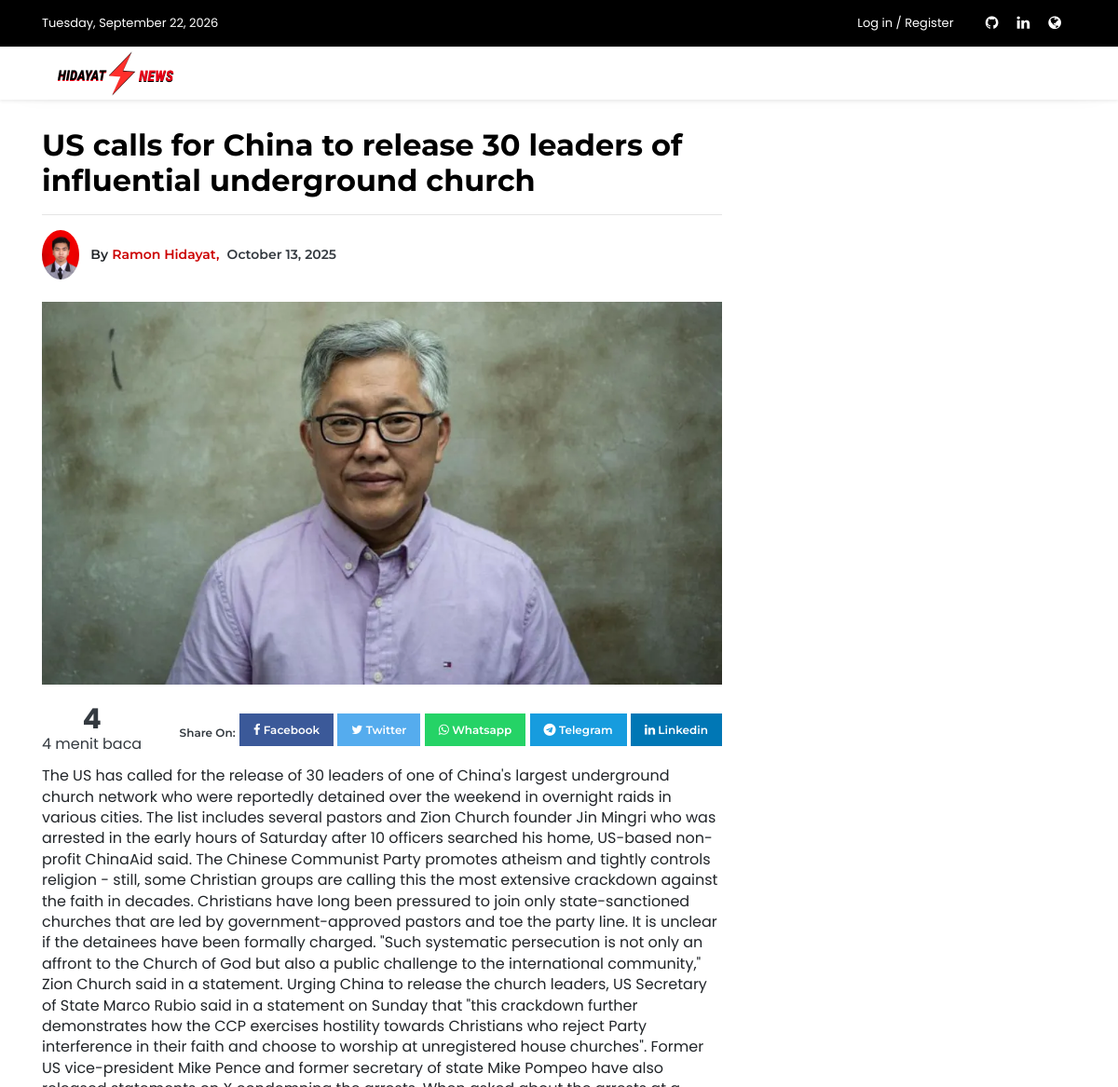
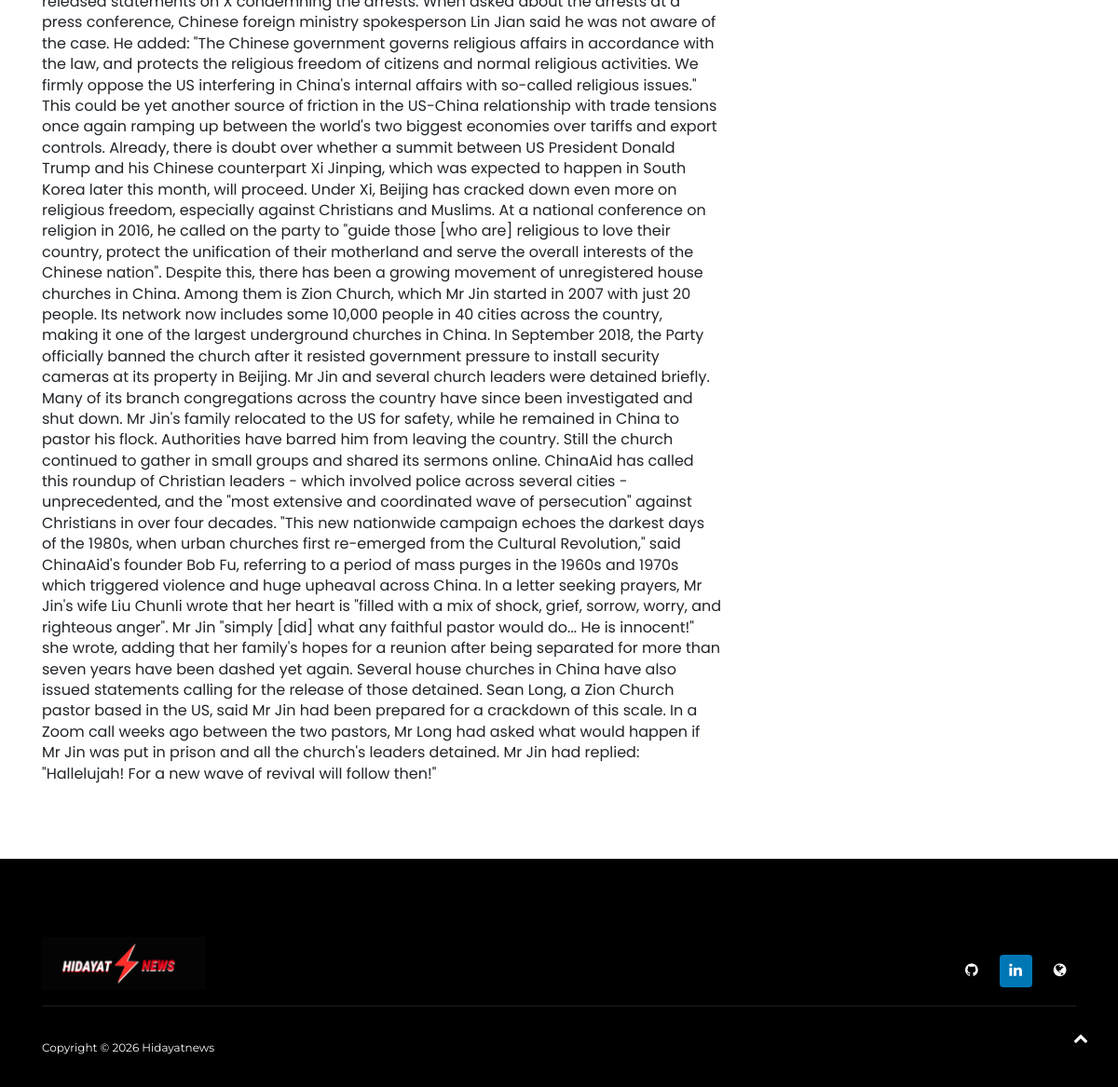
The app's page /news/us-calls-for-china-to-release-30-leaders-of-influential-underground-church with its own data (2 pictures, top to bottom).
### tables this page shows
CREATE TABLE `posts` (
  `id` int(11) UNSIGNED NOT NULL,
  `title` varchar(200) NOT NULL,
  `slug` varchar(200) NOT NULL,
  `image` varchar(255) DEFAULT NULL,
  `body` mediumtext NOT NULL,
  `status` enum('draft','published') NOT NULL DEFAULT 'draft',
  `published_at` datetime DEFAULT NULL,
  `author_id` int(11) UNSIGNED NOT NULL,
  `created_at` datetime NOT NULL DEFAULT current_timestamp(),
  `updated_at` datetime NOT NULL DEFAULT current_timestamp() ON UPDATE current_timestamp()
);

CREATE TABLE `users` (
  `id` int(11) UNSIGNED NOT NULL,
  `uuid` char(36) NOT NULL,
  `username` varchar(50) NOT NULL,
  `email` varchar(100) NOT NULL,
  `avatar` varchar(255) DEFAULT NULL,
  `password` varchar(255) NOT NULL,
  `fullname` varchar(100) NOT NULL,
  `role` enum('admin','editor') NOT NULL DEFAULT 'editor',
  `status` enum('active','inactive') NOT NULL DEFAULT 'active',
  `last_login` datetime DEFAULT NULL,
  `created_at` datetime NOT NULL DEFAULT current_timestamp(),
  `updated_at` datetime NOT NULL DEFAULT current_timestamp() ON UPDATE current_timestamp()
);

### application/controllers/Home.php (called while the page is built, shortened)
<?php
class Home extends CI_Controller {
  public function __construct() {
    $this->load->model('Post_model');
    $this->load->library('pagination');
    $this->load->helper(['url','text','app']);
  }
	public function show($slug) {
  $post = $this->Post_model->get_by_slug($slug);
  $data = [
    'post'  => $post,
		'title' => 'Hidayatnews | ' . ($post->title ?? ''),
    'meta'  => [
      'description' => character_limiter(strip_tags($post->body), 160),
      'image'       => $post->cover_image ? base_url($post->cover_image) : null,
    ],
  ];
  $this->load->view('home/show', $data);
}
}

### index.php (called while the page is built, shortened)
<?php
require_once BASEPATH.'core/CodeIgniter.php';

### application/models/Post_model.php (called while the page is built, shortened)
<?php
class Post_model extends CI_Model {
  private $table = 'posts';
  public function get_by_slug($slug) {
    return $this->db
      ->select('posts.*, posts.image as cover_image, users.fullname as author_name, users.avatar as author_avatar')
      ->from($this->table)
      ->join('users','users.id = posts.author_id','left')
      ->where(['posts.slug'=>$slug,'posts.status'=>'published'])
      ->get()->row();
  }
}

### application/helpers/app_helper.php (called while the page is built, shortened)
<?php
function reading_time($html, $wpm = 200) {
  $words = str_word_count(strip_tags($html));
  $mins  = max(1, (int)ceil($words / $wpm));
  return $mins.' menit baca';
}
function avatar_url($avatar_path) {
  if ($avatar_path && is_file(FCPATH.$avatar_path)) {
    return base_url($avatar_path);
  }
  return base_url('public/backend/images/profile-default.png');
}

### application/views/home/show.php (the view, shortened to what this page needs)
<?php
$img = function_exists('avatar_url')
  ? avatar_url($post->author_avatar ?? null)
  : base_url('public/backend/images/profile-default.png');
?>
<?php
function img_post_full($p) {
  if (!empty($p->cover_image)) return base_url($p->cover_image);
  return base_url('public/front/images/article-slide.jpg');
}
$ENC_URL   = urlencode(current_url());
$ENC_TITLE = urlencode($post->title);
$share = [
  'facebook' => "https://www.facebook.com/sharer/sharer.php?u={$ENC_URL}",
  'twitter'  => "https://twitter.com/intent/tweet?url={$ENC_URL}&text={$ENC_TITLE}",
  'wa'       => "https://wa.me/?text={$ENC_TITLE}%20{$ENC_URL}",
  'telegram' => "https://t.me/share/url?url={$ENC_URL}&text={$ENC_TITLE}",
  'linkedin' => "https://www.linkedin.com/sharing/share-offsite/?url={$ENC_URL}",
];
$read_text = reading_time($post->body);
?>
<section class="pb-80">
  <div class="container">
    <div class="row">
      <div class="col-md-8">
        <div class="wrap__article-detail">
          <div class="wrap__article-detail-title">
            <h1><?= htmlspecialchars($post->title) ?></h1>
          </div>
          <hr>
          <div class="wrap__article-detail-info">
            <ul class="list-inline">
              <li class="list-inline-item">
						<figure class="image-profile">
							  <img src="<?= $img ?>" alt="profile">
						</figure>
					 </li>
              <li class="list-inline-item">
                <span>by</span>
                <a href="https://www.hidayatmramon.com"><?= htmlspecialchars($post->author_name ?: 'Redaksi') ?>,</a>
              </li>
              <li class="list-inline-item">
                <span class="text-dark text-capitalize ml-1">
                  <?= date('F d, Y', strtotime($post->published_at)) ?>
                </span>
              </li>
            </ul>
          </div>
          <div class="wrap__article-detail-image mt-4">
            <figure>
              <img src="<?= img_post_full($post) ?>" alt="<?= htmlspecialchars($post->title) ?>" class="img-fluid">
            </figure>
          </div>
          <div class="wrap__article-detail-content">
            <div class="total-views">
              <div class="total-views-read">
                <?= preg_replace('/\D/','',$read_text) ?: '1' ?>
                <span><?= htmlspecialchars($read_text) ?></span>
              </div>
              <ul class="list-inline">
                <span class="share">share on:</span>
                <li class="list-inline-item">
                  <a class="btn btn-social-o facebook" target="_blank" rel="noopener" href="<?= $share['facebook'] ?>">
                    <i class="fa fa-facebook-f"></i><span> facebook</span>
                  </a>
                </li>
                <li class="list-inline-item">
                  <a class="btn btn-social-o twitter" target="_blank" rel="noopener" href="<?= $share['twitter'] ?>">
                    <i class="fa fa-twitter"></i><span> twitter</span>
                  </a>
                </li>
                <li class="list-inline-item">
                  <a class="btn btn-social-o whatsapp" target="_blank" rel="noopener" href="<?= $share['wa'] ?>">
                    <i class="fa fa-whatsapp"></i><span> whatsapp</span>
                  </a>
                </li>
                <li class="list-inline-item">
                  <a class="btn btn-social-o telegram" target="_blank" rel="noopener" href="<?= $share['telegram'] ?>">
                    <i class="fa fa-telegram"></i><span> telegram</span>
                  </a>
                </li>
                <li class="list-inline-item">
                  <a class="btn btn-linkedin-o linkedin" target="_blank" rel="noopener" href="<?= $share['linkedin'] ?>">
                    <i class="fa fa-linkedin"></i><span> linkedin</span>
                  </a>
                </li>
              </ul>
            </div>
            <div class="mt-3">
              <?= $post->body ?>
            </div>
          </div>
        </div>
      </div>
    </div>
  </div>
</section>

### records on screen
posts: title "US calls for China to release 30 leaders of influential underground church", author.avatar (picture), author.fullname "Ramon Hidayat", published_at "October 13, 2025", image (picture), body "4", body "4 menit baca", body "The US has called for the release of 30 leaders of one of China's largest underground church network who were reportedly detained over the weekend in overnight raids in various cities. The list includes several pastors and Zion Church founder Jin Mingri who was arrested in the early hours of Saturday after 10 officers searched his home, US-based non-profit ChinaAid said. The Chinese Communist Party promotes atheism and tightly controls religion - still, some Christian groups are calling this the most extensive crackdown against the faith in decades. Christians have long been pressured to join only state-sanctioned churches that are led by government-approved pastors and toe the party line.…"
